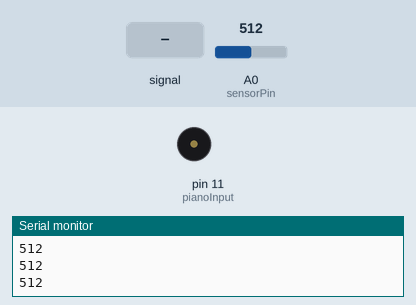
Recording of a sketch running on a simulated Arduino Uno, built with avr-gcc and run on an emulated ATmega328P. Shown: buzzer (waves = sounding), the last lines printed to the serial monitor. The test bench sets the inputs (shaded band); at power-on: A0 (sensorPin) = 512.

Above: at 1.2 s.
1.3 s: A0 (sensorPin) fed a 2 Hz sine of ±306 counts around its level
At 1.64 s:
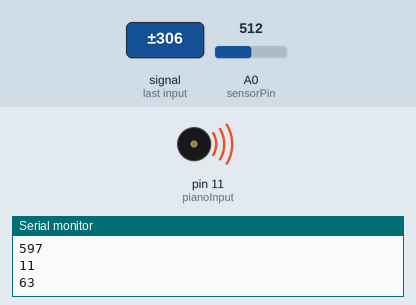
4.3 s: A0 (sensorPin) set to 716
7.3 s: A0 (sensorPin) set to 900
At 7.8 s:
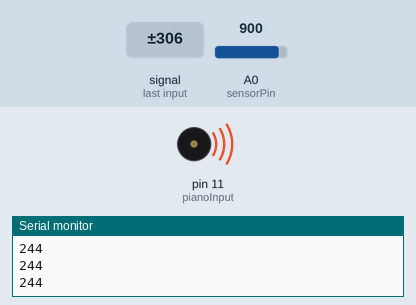
Timing chart, 0 to 9.8 s (numbered marks = the images above; inputs shaded):
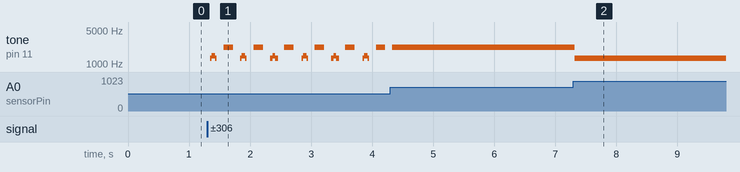

The sketch:

paperPianoPentatonic.ino
```cpp
// paper piano: here we divide an octave into the notes of the pentatonic scale

int sensorPin = A0;    // input pin
unsigned int sensorValue = 0;   // variable to store the value coming from the sensor
unsigned int sensorAvg = 0;
int step = 0;
int offset = 2; // if key readings are very close together in value, decrease this to 3 or so

// pentatonic scale- A4-A5
int pianoInput = 11;
int octave = 3; // default is 1. Change to 2 or 4 for higher octaves!
float scale[] = {440*octave, 495*octave, 556.875*octave, 660*octave, 742.5*octave}; // array storing frequencies for pentatonic scale

// REPLACE with readings from the 5 keys
float keyReadings[] = {276, 225, 195, 203, 171};

void setup() {
  // initialize serial communications at 2400 bps:
  Serial.begin(2400);
}

void loop() {

  // read the value from the sensor:
  sensorValue += analogRead(sensorPin);
  step = (step+1)%100;
  if(step == 0){
    sensorAvg = sensorValue/100;
    sensorValue = 0;
    Serial.println(sensorAvg);
  }

  if(sensorAvg < 30){
    noTone(pianoInput);
  }
  else if(sensorAvg < keyReadings[4]+offset){
    tone(pianoInput, scale[4]);
  }
  else if(sensorAvg < keyReadings[3]+offset){
    tone(pianoInput, scale[3]);
  }
  else if(sensorAvg < keyReadings[2]+offset){
    tone(pianoInput, scale[2]);
  }
  else if(sensorAvg < keyReadings[1]+offset){
    tone(pianoInput, scale[1]);
  }
  else if(sensorAvg < keyReadings[0]+offset){
    tone(pianoInput, scale[0]);
  }  else{
 noTone(pianoInput);
  }

}
```

Measured:
- after the input at 1.3 s, tone on pin 11 (pianoInput): silent → 1320 Hz after 0.05 s, then repeats every 0.49 s: 1485 Hz 0.06 s, 1320 Hz 0.02 s, silent 0.11 s, 2227 Hz 0.15 s, silent 0.12 s, 1320 Hz 0.02 s
- after the input at 7.3 s, tone on pin 11 (pianoInput): 2227 Hz → 1320 Hz at once
